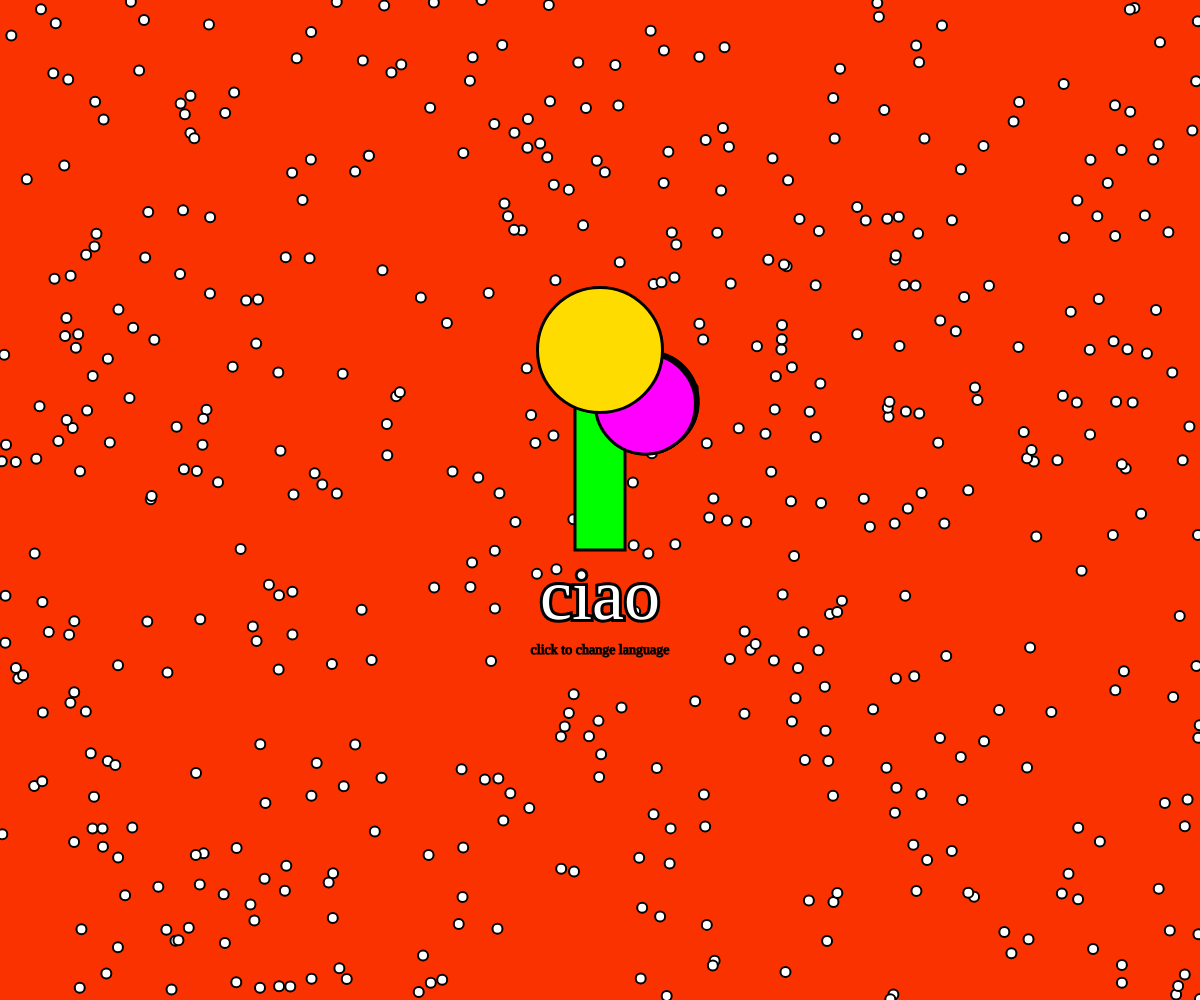
Frame 1 (no input)
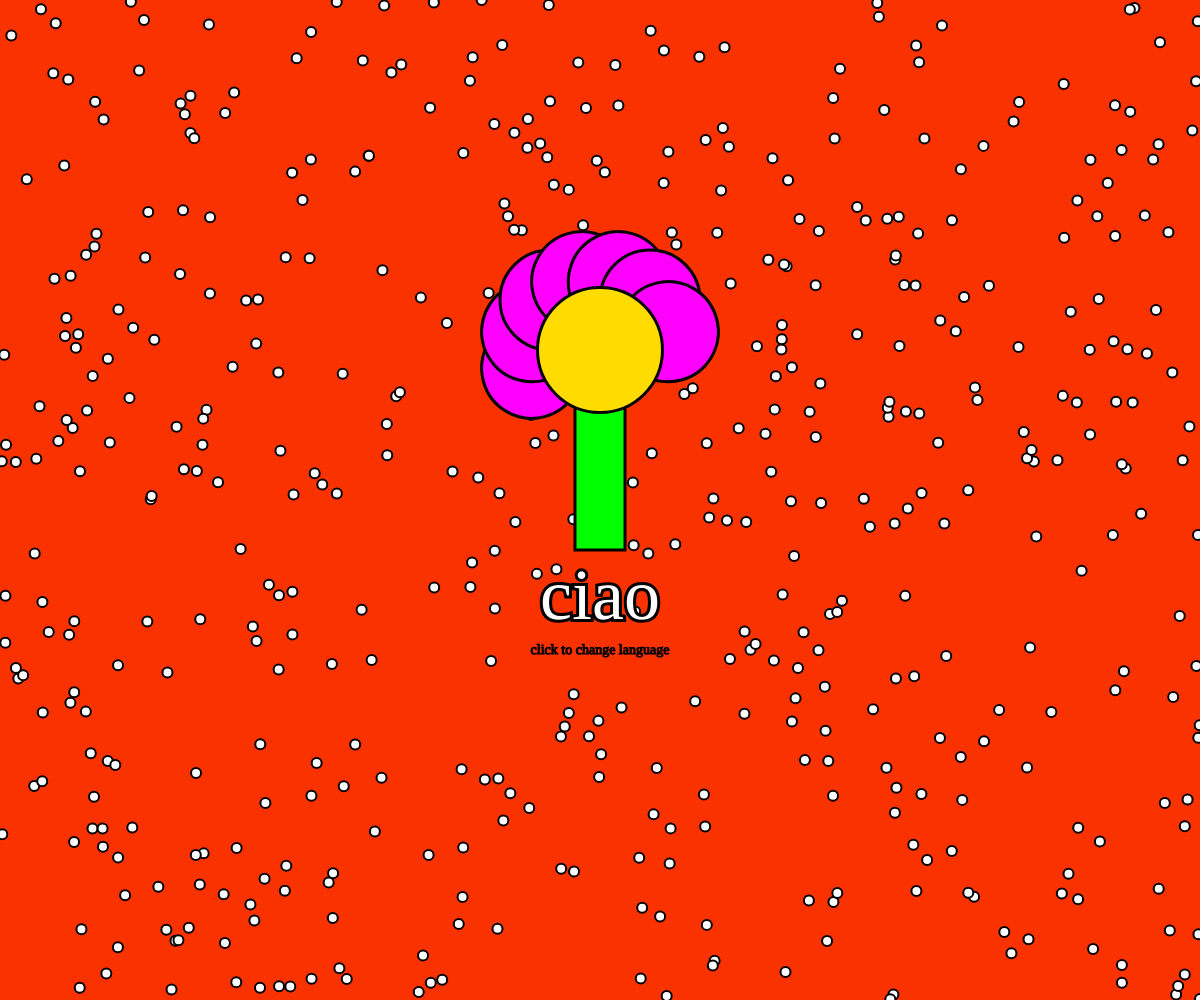
Frame 60 (no input)
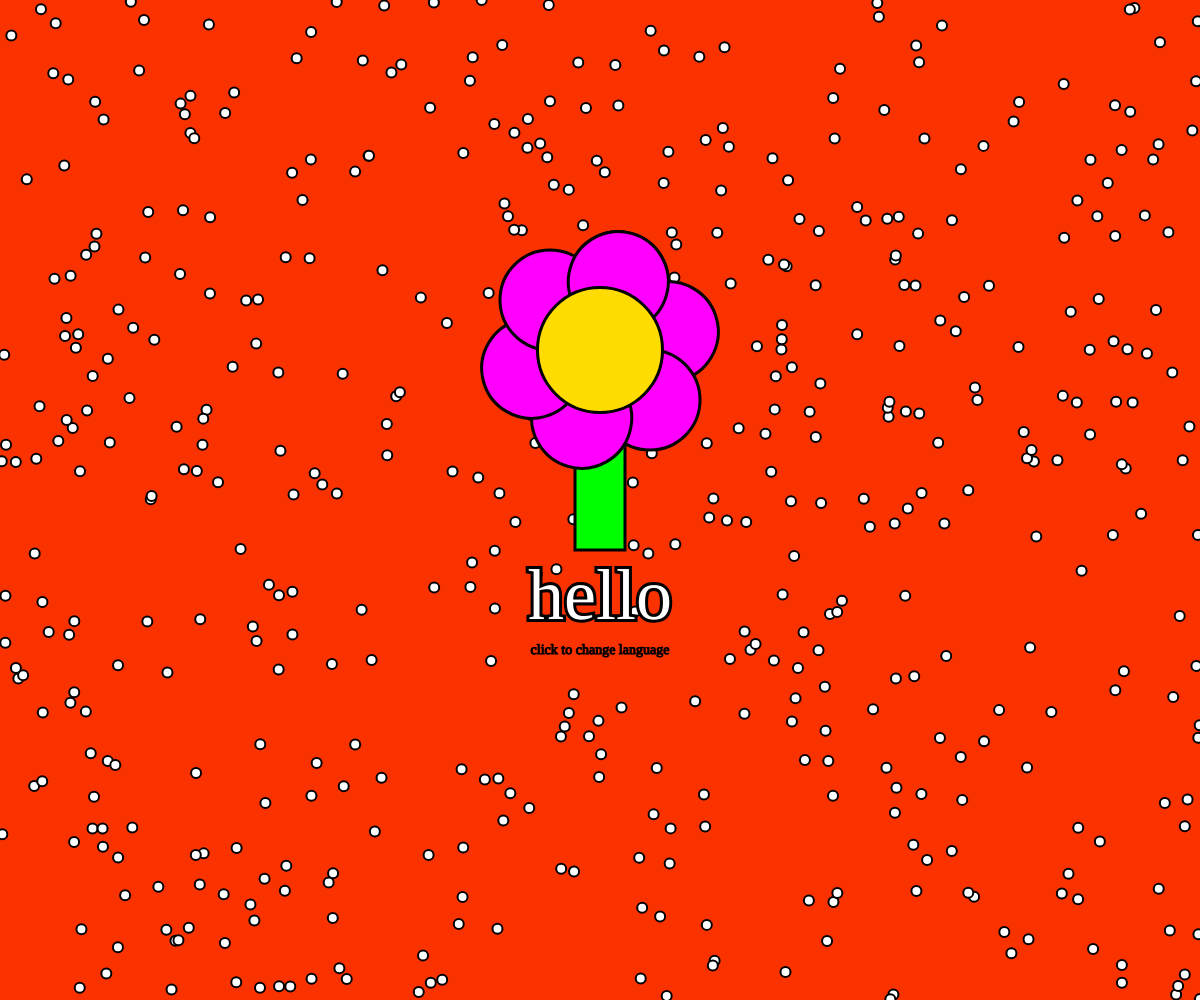
Frame 120 (the mouse pressed at the canvas centre since frame 60)

The p5.js sketch that drew these frames (run headless with seeded random() and noise() and a simulated clock; from frame 60 on, the mouse is pressed at the canvas centre):

// p5.js sketch
// ── sketch.js
//creo un array per cambiare lingua
var myText = ["ciao", "hello", "salut", "hola", "olá", "hallo", "konnichiwa", "ni hao"];
let angle = 0;
let speed = 0.5;
let Bubbles = [];
//dichiaro un index per fare in modo che la lingua continui a cambiare
var index = 0;


function setup() {
	createCanvas(windowWidth, windowHeight);
	angleMode(DEGREES)

	//chiamo la classe
	for (let i = 0; i < 500 ; i ++) {
    Bubbles[i] = new Bubble (random(width), random(height), 10)
	}

}

function draw() {
	background(250, 50, 0);

	//creo lo sfondo di piccoli pallini
	for (let i = 0; i < Bubbles.length; i++){
		Bubbles[i].show();
		
	}
     
	//disegno il saluto che cambia cliccando e usando gli argument dell'array
     textFont("Silkscreen");
	 textAlign(CENTER, CENTER);
     textSize(72);
	 strokeWeight(6)
	 stroke(0)
	 fill(255)
	 text(myText[index], windowWidth/2, windowHeight/2+100);
     
	 //disegno le istruzioni
	 push()
	 textFont("Comfortaa");
	 textAlign(CENTER, CENTER);
     textSize(14);
	 strokeWeight(1)
	 fill(0);
	 text("click to change language", windowWidth/2, windowHeight/2+150);
	 pop()
    
	 //chiamo la funzione creata 
	drawFlower(windowWidth/2, windowHeight/2-150, 100, 255, 0, 255);
    

}

 // creo una funzione per creare il fiore con i petali che ruotano
function drawFlower(x, y, d, r, g, b){

    strokeWeight(3)
    fill (0, 255, 0)
    rect(x-25, y, 50, 200)


  for (let i = 4; i <= 10; i++) {
	
	
	const angle = i * frameCount * speed

	push()
	strokeWeight(3)
	fill(r, g, b)
	translate(width / 2, height / 2-150);
	rotate(angle)
	ellipse(50, 50, d, d)
	pop()
  }
	

	strokeWeight(3)
	fill(255, 220, 0);
	ellipse(x, y, d+25, d+25);

}

//creo la classe delle bubbles disposte randomicamente ad ogni refresh
class Bubble {
	constructor(posx, posy, radius) {

    this.x = posx;
	this.y = posy;
	this.radius = radius;
	}

	show() {
		strokeWeight(2);
		fill(255);
		ellipse(this.x, this.y, this.radius);
	}
    

}

// richiamo la funzione per poter interagire con il click 
function mousePressed() {
  index = index + 1;

  if (index == 6) {
	index = 0;
  }
}

//richiamo la funzione per la responsiveness 
function windowResized () {
	resizeCanvas(windowWidth, windowHeight);
}
